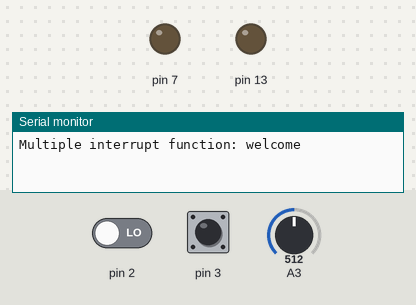
Recording of a sketch running on a simulated Arduino Uno, built with avr-gcc and run on an emulated ATmega328P. On the bench: output pins drawn as LEDs (lit = HIGH), the last lines printed to the serial monitor. The inputs (shaded band) are chosen by the test bench; at power-on: pin 2 LOW, pin 3 HIGH, A3 = 512.

Above: at 1.2 s.
1.3 s: pin 2 driven HIGH
At 1.9 s:
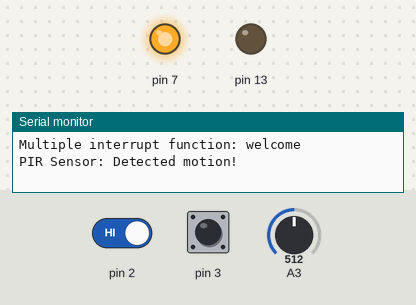
2.8 s: pin 3 pulled LOW for 0.15 s
At 4.0 s:
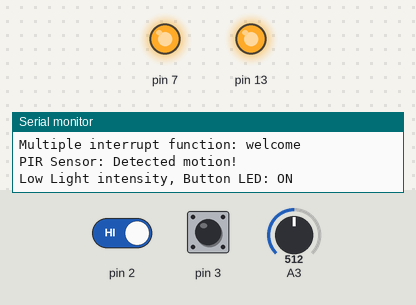
4.4 s: pin 3 pulled LOW for 1 s
At 5.4 s:
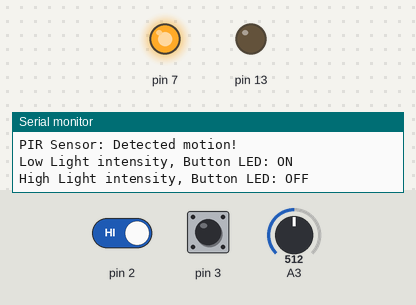
6.9 s: pin 3 pulled LOW for 3.2 s
At 7.3 s:
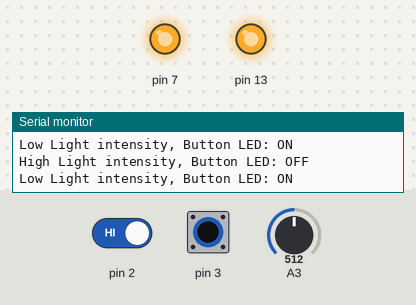
Timing chart, 0 to 9.9 s (numbered marks = the images above; inputs shaded):
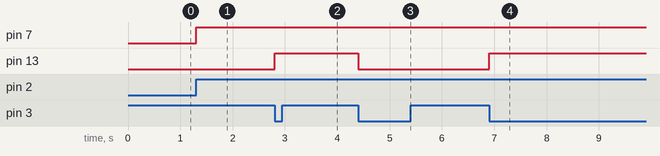

The sketch:

task3.ino
```cpp
// Abstract class for sensors
class Sensor {
public:
  virtual void setupSensor() = 0;
  virtual void handleInterrupt() = 0;
};

// Derived class for PIR sensor
class PIRSensor : public Sensor {
private:
  const int interruptPin;
  const int ledPin;
  static PIRSensor* pirSensorInstance; // Declare static instance

public:
  PIRSensor(int interruptPin, int ledPin) : interruptPin(interruptPin), ledPin(ledPin) {
    pirSensorInstance = this; // Set the instance
  }

  void setupSensor() override {
    pinMode(ledPin, OUTPUT);
    attachInterrupt(digitalPinToInterrupt(interruptPin), pirInterruptHandler, HIGH);
  }

  static void pirInterruptHandler() {
    pirSensorInstance->handleInterrupt();
  }

  void handleInterrupt() override {
    int motion = digitalRead(interruptPin);

    Serial.print("PIR Sensor: ");

    if (motion == HIGH) {
      digitalWrite(ledPin, HIGH);
      Serial.println("Detected motion!");

    } else {
      Serial.println("No motion");
    }
  }
};

PIRSensor* PIRSensor::pirSensorInstance = nullptr;

class ButtonSensor : public Sensor {
private:
  const int buttonPin;
  const int ledPin;
  static ButtonSensor* buttonSensorInstance; // Declare static instance

public:
  ButtonSensor(int buttonPin, int ledPin) : buttonPin(buttonPin), ledPin(ledPin) {
    buttonSensorInstance = this; // Set the instance
  }

  void setupSensor() override {
    pinMode(ledPin, OUTPUT);
    pinMode(buttonPin, INPUT_PULLUP);
    attachInterrupt(digitalPinToInterrupt(buttonPin), buttonInterruptHandler, FALLING);
  }

  static void buttonInterruptHandler() {
    buttonSensorInstance->handleInterrupt();
  }

  void handleInterrupt() override {
    static bool ledState = false;
    static bool highIntensity = false;

    ledState = !ledState;
    highIntensity = (analogRead(A3) > 512); // Adjust the threshold as needed

    if (!highIntensity && ledState) {
      digitalWrite(ledPin, HIGH);
      Serial.println("Low Light intensity, Button LED: ON");
    } else {
      Serial.println("High Light intensity, Button LED: OFF");
      digitalWrite(ledPin, LOW);
      ledState = false;
    }
  }
};

// Initialize the static member
ButtonSensor* ButtonSensor::buttonSensorInstance = nullptr;

// Create instances of the sensors
PIRSensor pirSensor(2, 7);
ButtonSensor buttonSensor(3, 13);

void setup() {
  Serial.begin(9600);
  Serial.println("Multiple interrupt function: welcome");

  pirSensor.setupSensor();
  buttonSensor.setupSensor();
}

void loop() {
  // Your main code can go here if needed
}
```

Measured:
- after the input at 1.3 s, pin 7: LOW → HIGH at once
- after the input at 2.8 s, pin 13: LOW → HIGH at once
- after the input at 4.4 s, pin 13: HIGH → LOW at once
- after the input at 6.9 s, pin 13: LOW → HIGH at once
